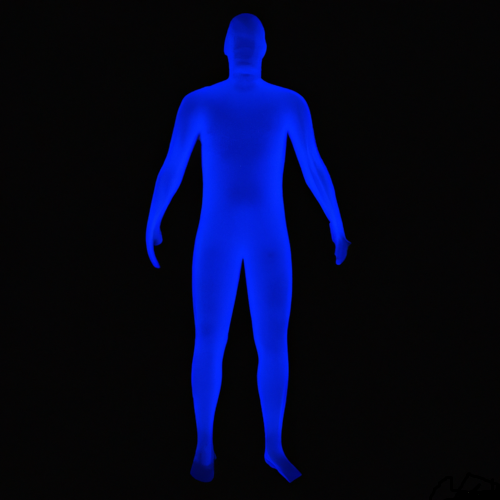
#> input picture moviepy/body2.png, 500 x 500 px
$ jupyter execute --allow-errors sensationAnimation.ipynb
#> lines starting #> are read from the running program, lines starting #| are printed output that depends on the picture
[cell 1]
import matplotlib.pyplot as plt
import matplotlib.image as mpimg
import numpy as np
from moviepy.video.io.bindings import mplfig_to_npimage
import moviepy.editor as mpy
from PIL import Image

[cell 2]
#img = mpimg.imread('body2.png')
img = Image.open('body2.png')
#> img is the input picture: PIL image 500x500 RGBA; mean R, G, B, A 4.4, 8.2, 36.9, 255
newsize = (100,100)
img = img.resize(newsize)
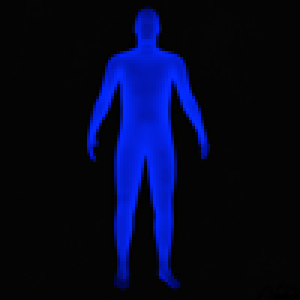
#> img: PIL image 100x100 RGBA (shown 3 times larger); mean R, G, B, A 4.4, 8.1, 37, 255
plt.imshow(img)

[cell 3]
rows,cols = img.size
#> rows = 100; cols = 100

imgArray = np.array(img)/255.

blueIndices = [[i,j] for i in range(rows) for j in range(cols) if imgArray[i,j,2] > .5]
#> blueIndices = 1478 pairs, first value 3 to 94, second value 29 to 68
blueCount = len(blueIndices)
#> blueCount = 1478


$ run again, with moviepy/body1.png copied over moviepy/body2.png
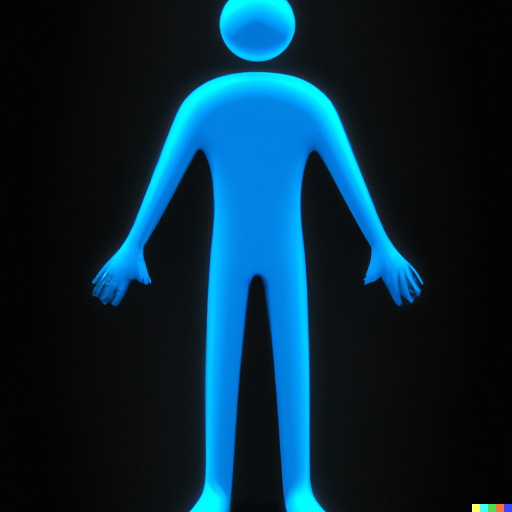
#> input picture moviepy/body1.png, 1024 x 1024 px (shown at 1/2 size)
#> img is the input picture: PIL image 1024x1024 RGB; mean R, G, B 7.2, 40, 57.4
#> `img = img.resize(newsize)`:
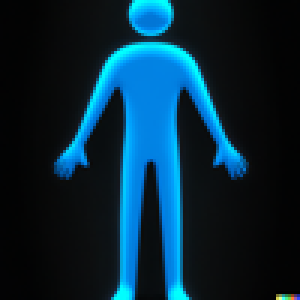
#> img: PIL image 100x100 RGB (shown 3 times larger); mean R, G, B 7.2, 40, 57.3
#> blueIndices = 2036 pairs, first value 0 to 99, second value 18 to 99
#> blueCount = 2036
